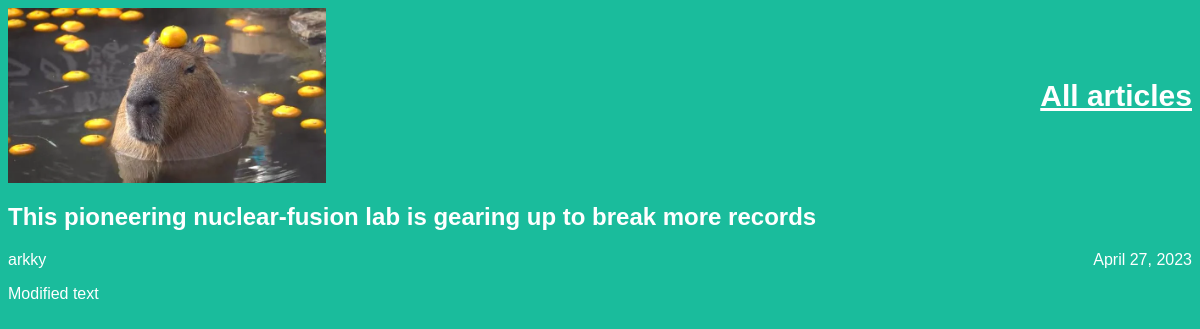
The app's page /article/1 with its own data.
### articles/models.py (models this page shows, shortened)
class Article(models.Model):
    title = models.CharField(max_length=200)
    author = models.ForeignKey(User, on_delete=models.CASCADE)
    text = models.TextField()
    created_date = models.DateField(auto_now_add=True)

### articles/views.py (the view)
# urls.py: re_path(r'^article/(?P<article_id>\d+)$', views.get_article, name='get_article'),
def get_article(request, article_id):
    try:
        post = Article.objects.get(id=article_id)
        return render(request, 'article.html', {"post": post})
    except Article.DoesNotExist:
        raise Http404

### articles/templates/article.html (shortened to what this page needs)
<!DOCTYPE html>
<html>
    <head>
        <link rel="stylesheet" href="{{ STATIC_URL }}/static/article.css">
    </head>
    <body class="article">
        <div class="header">
            <img src="{{ STATIC_URL }}/static/capybara_mandarin.webp" alt="Капибара с мандаринкой на голове на горячих источниках" class="article-banner">
            <a href="/" class="article-link">
                All articles
            </a>
        </div>
        <div>
            <div class="one-post">
                <h2 class="post-title">{{ post.title }}</h2>
                <div class="article-info">
                    <div class="article-author">
                        {{ post.author.username }}
                    </div>
                    <div class="article-created-date">
                        {{ post.created_date }}
                    </div>
                </div>
                <p class="article-text">{{ post.text }}</p>
            </div>
        </div>
    </body>
</html>

### articles/static/article.css (style rules this page uses)
body { background: #1abc9c; font-family: Tahoma, Arial, sans-serif; color: #ffffff; }
.header { display: flex; align-items: center; }
.header img { width: 318px; margin-right: auto; }
.article-link { color: #ffffff; font-weight: 600; font-size: 30px; }
.article-author { width: 50%; float: left; }
.article-created-date { text-align: right; }

### records on screen
Article: title "This pioneering nuclear-fusion lab is gearing up to break more records", author.username "arkky", created_date "April 27, 2023", text "Modified text"
